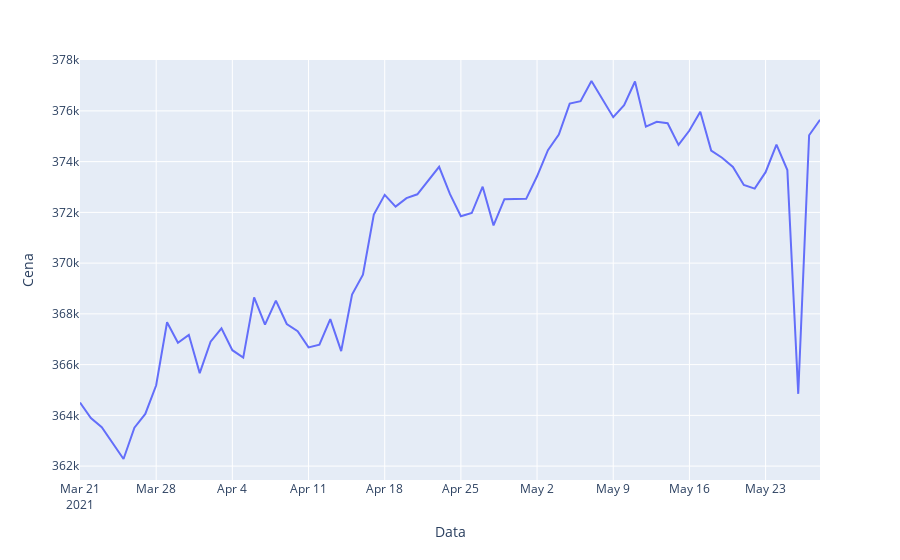

Here is the notebook cell this chart was saved with:
### Code cell
from data import calc_avg_price_per_day
import plotly.graph_objects as go
import plotly.express as px

avg_price_per_day = calc_avg_price_per_day(data)
fig = go.Figure(data=px.line(avg_price_per_day, x="Data", y="Cena"))
fig.show()
